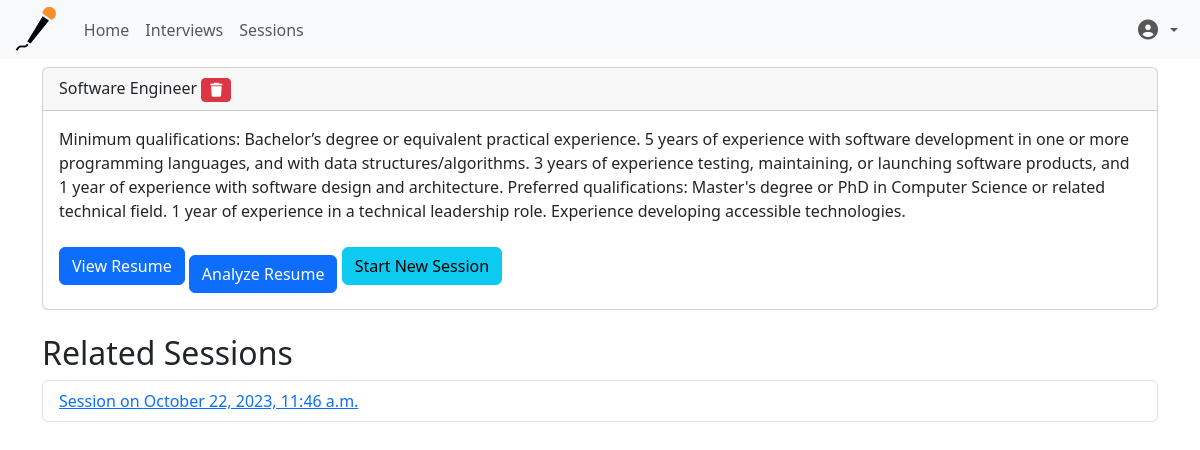
The page /interview/1/ (signed in) on the database its author committed.
### core/models.py (models this page shows, shortened)
class Interview(models.Model):
    user = models.ForeignKey(User, on_delete=models.CASCADE, related_name='interviews')
    job_title = models.CharField(max_length=255, blank=False, null=False)
    company_name = models.CharField(max_length=255, blank=False, null=False)
    job_description = models.TextField(blank=True, null=True)
    resume = models.FileField(upload_to='resumes/')
    resume_text = models.CharField(max_length=10000, blank=True, null=True)
    created_at = models.DateTimeField(auto_now=True)
    updated_at = models.DateTimeField(auto_now=True)
    def get_delete_url(self):
        return reverse('core:interview_delete', kwargs={'pk': self.pk})

class Session(models.Model):
    session_id = models.CharField(max_length=32, unique=True, editable=False)  # hash field
    interview = models.ForeignKey(Interview, on_delete=models.CASCADE, related_name='sessions')
    start_time = models.DateTimeField(auto_now=True)
    questions = models.JSONField(blank=True, null=True)  # You could use a TextField if your Django version < 3.1
    responses = models.JSONField(blank=True, null=True)  # You could use a TextField if your Django version < 3.1
    performance_analysis = models.TextField(blank=True, null=True)
    performance_score = models.FloatField(null=True, blank=True)  # assuming score is a float value, set to null if not scored yet
    analysis_status = models.CharField(max_length=10, default='pending', choices=[('pending', 'Pending'), ('processing', 'Processing'), ('done', 'Done')])
    analysis_result = models.TextField(blank=True, null=True)

### core/views.py (the view)
# urls.py: path('interview/<int:pk>/', InterviewDetailView.as_view(), name='interview_detail'),
class InterviewDetailView(LoginRequiredMixin, generic.DetailView):
    model = Interview
    template_name = 'core/interview_detail.html'
    context_object_name = 'interview'

### core/templates/core/interview_detail.html
{% extends 'core/base_generic.html' %}
{% block body %}
  <div class="container">
    <div class="card">
      <div class="card-header">
        {{ interview.job_title }}
        <a href="{{ interview.get_delete_url }}" class="btn btn-danger btn-sm float-right">
          <i class="fas fa-trash"></i>
        </a>
      </div>
      <div class="card-body">
        <p class="card-text">{{ interview.job_description }}</p>
        <a href="{{ interview.resume.url }}" class="btn btn-primary">View Resume</a>
        <a href="{% url 'core:resume_analysis' interview.pk %}" class="btn btn-primary mt-3">Analyze Resume</a>
        <a href="{% url 'core:session_create_for_interview' interview_pk=interview.pk %}" class="btn btn-info">Start New Session</a>
      </div>
    </div>
    <div class="mt-4">
      <h2>Related Sessions</h2>
      <ul class="list-group">
        {% for session in interview.sessions.all %}
          <li class="list-group-item">
            <a href="{% url 'core:session_detail' pk=session.pk %}">
              Session on {{ session.start_time|date:"F j, Y, P" }}
            </a>
          </li>
        {% empty %}
          <li class="list-group-item">No sessions available.</li>
        {% endfor %}
      </ul>
    </div>
  </div>
{% endblock %}

### rows shown on the page
Interview: job_title "Software Engineer", job_description "Minimum qualifications: Bachelor’s degree or equivalent practical experience. 5 years of experience with software development in one or more programming languages, and with data structures/algorithms. 3 years of experience testing, maintaining, or launching software products, and 1 year of experience with software design and architecture. Preferred qualifications: Master's degree or PhD in Computer Science or related technical field. 1 year of experience in a technical leadership role. Experience developing accessible technologies."
Session: start_time "October 22, 2023, 11:46 a.m."
